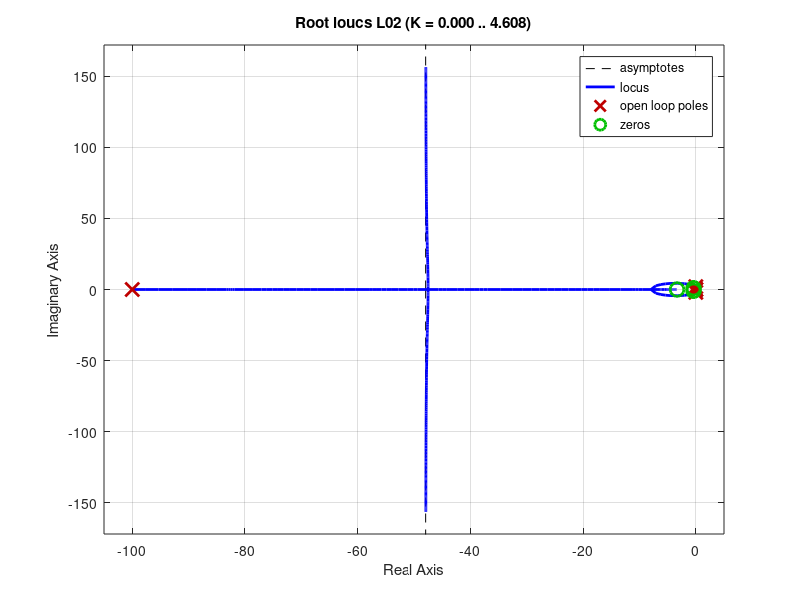
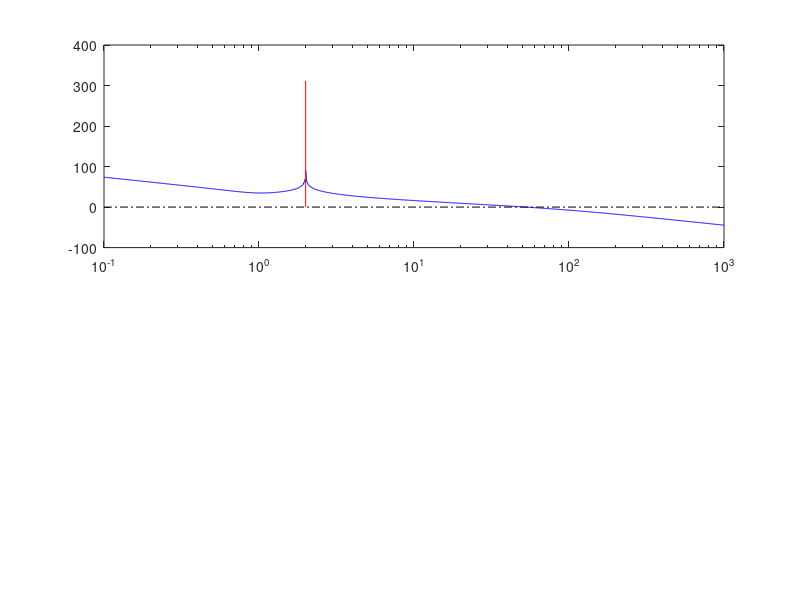

These figures' MATLAB source, in order: (Note: this script raises an error after producing the figures.)
clc;
close all;
clear all;
%% Processo P
s = tf('s');
P = 0.5 *(s*0.3+1)/(0.25*s^2+1)
pole(P)
% Si vuole:
% - errore a regime del 2% per riferimenti a gradino
% - sovraelongazione inferiore al 25%
% - tempo di assestamento inferiore a 1s

%% errore limitato VINCOLO SUL GUADAGNO 
 % vediamo di modellare subito l errore inderiore al 2 % 
%kp = 0.5;
% lim (s->0) s*Wer(s)*r(s)  -> |R0/(1+kc*kp)|<2%*R0
% 1/(1+kc*kp)|<0.02 -> 1+Kc*kp>50  segno girato quando faccio il reciproco
% POS-> kC > (50-1)/kp; -> kc >= 98
% NEG -> kc < (-50-1)/kp ; kc <= -102 ;

%% IMPOSTIAMO UN VINCOLO SU LA FREQUENZA DI TAGLIO 
%  
% %dobbiamo trovarci zita
% epsilon = 5 ; 
% % s^2+2*omega_n*zita*s+omega_n^2 = 0.25 s^2 + 1
% % omega_n^2*(s^2/mega_n^2+2*s*zita/omega_n+1) = 0.25 s^2 + 1
% omega_n= sqrt(1/0.25);
% omega_taglio_des =  log(0.01*epsilon)/(zita*T)
% 
% % NON POSSIAMO DETERMINARE ZITA IN QUNTO IL TERMINE IN S DEL PROCESSO
% % NOMINALE NON C'E E NON ABBIAMO ZITA 
%% iniziamo subito con l impostare un controllore in 0 

% il questo controllore abbiamo posto un polo doppio che puo arrivare fino
% a -50 i piu senza problemi la dinamica del sistema mi viene data dai poli
% nominanti che  e per l appunto quello in 0 potrei fare una cosa piu furba
% per sistemare le performance 
% inserire un polo che cancelli lo zero fisso e reimpostarne uno con piu
% lontano 
[NUM,DEN] = butter(5,0.5,"low",'s');
H = tf(NUM,DEN);

% CONTROLLORI VALIDI MA CON DEI PROBLEMI
%C0  = ((s/10+1)^2)/(s*(s/100+1)); % FUNZIONA BENE COL POLO DOPPIO ANCHE 
%C01 = ((s/20+1)*(s/30+1)^2)/(s*(s/100+1)*(s*0.3+1));

% si comporta in modo ottimale 
zita = 0.4;
omega_n = 1;
C02 = (s^2+2*zita*omega_n*s+omega_n^2)/(s^2*(s/100+1));

k0=98;
% L01 = k0*P*C01;
% L0 = k0*P*C0;
%L0_filtrata = k0*P*C0*H;
L02 = k0*P*C02;
Wyr = minreal(L02/(1+L02));

pole(Wyr)
figure(1)
rlocus(L02);

figure(2)
margin(L02);%    bode(L0,L01 ,L0_filtrata)
% legend
% grid on ;
figure(3)
step(Wyr)

figure(4)
nyquist(L02);
